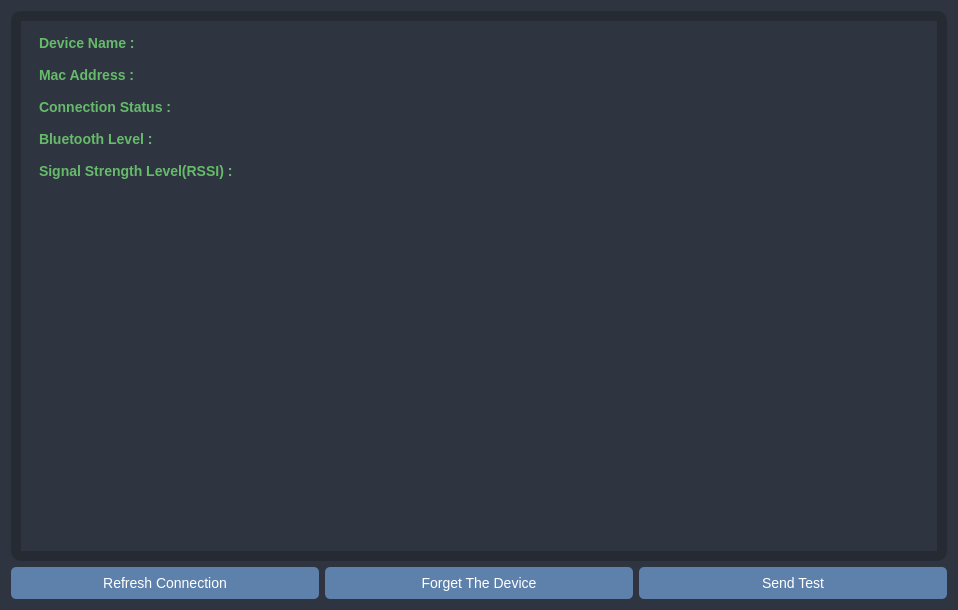
<?xml version="1.0" encoding="UTF-8"?>
<ui version="4.0">
 <class>DeviceInfo</class>
 <widget class="QWidget" name="DeviceInfo">
  <property name="geometry">
   <rect>
    <x>0</x>
    <y>0</y>
    <width>958</width>
    <height>610</height>
   </rect>
  </property>
  <property name="windowTitle">
   <string>Form</string>
  </property>
  <property name="styleSheet">
   <string notr="true">QWidget {
    background-color: #2E3440;  /* Koyu Gri */
    color: #D8DEE9;             /* Açık Beyaz */
    border: none;
    font-size: 14px;
    padding: 5px;
}

QWidget::item {
    padding: 8px;
    border-radius: 5px;
}

QWidget::item:selected {
    background-color: #88C0D0;  /* Mavi Seçim */
    color: black;
    font-weight: bold;
}</string>
  </property>
  <layout class="QGridLayout" name="gridLayout">
   <item row="1" column="2">
    <widget class="QPushButton" name="pushButton_3">
     <property name="styleSheet">
      <string notr="true">QPushButton {
    background-color: #5E81AC; /* Mavi Ton */
    color: white;
    border-radius: 5px;
    padding: 8px;
    font-size: 14px;
}

QPushButton:hover {
    background-color: #81A1C1; /* Açık Mavi */
}

QPushButton:pressed {
    background-color: #4C566A; /* Koyu Gri */
}
</string>
     </property>
     <property name="text">
      <string>Send Test</string>
     </property>
    </widget>
   </item>
   <item row="1" column="1">
    <widget class="QPushButton" name="btnForgetDevice">
     <property name="styleSheet">
      <string notr="true">QPushButton {
    background-color: #5E81AC; /* Mavi Ton */
    color: white;
    border-radius: 5px;
    padding: 8px;
    font-size: 14px;
}

QPushButton:hover {
    background-color: #81A1C1; /* Açık Mavi */
}

QPushButton:pressed {
    background-color: #4C566A; /* Koyu Gri */
}
</string>
     </property>
     <property name="text">
      <string>Forget The Device</string>
     </property>
    </widget>
   </item>
   <item row="1" column="0">
    <widget class="QPushButton" name="btnRefresh">
     <property name="styleSheet">
      <string notr="true">QPushButton {
    background-color: #5E81AC; /* Mavi Ton */
    color: white;
    border-radius: 5px;
    padding: 8px;
    font-size: 14px;
}

QPushButton:hover {
    background-color: #81A1C1; /* Açık Mavi */
}

QPushButton:pressed {
    background-color: #4C566A; /* Koyu Gri */
}
</string>
     </property>
     <property name="text">
      <string>Refresh Connection</string>
     </property>
    </widget>
   </item>
   <item row="0" column="0" colspan="3">
    <widget class="QStackedWidget" name="stackedWidget">
     <property name="styleSheet">
      <string notr="true">QStackedWidget {
    background-color: #262b33; /* Koyu gri arkaplan */
    border-radius: 10px; /* Köşeleri yuvarlak yap */
    padding: 10px; /* İç boşluk */
}

QWidget#page_baglanti {
    background-color: #1e1e1e; /* Siyah arkaplan */
    color: #ffffff; /* Beyaz yazı rengi */
    border: 2px solid #3c4450; /* Çerçeve ekle */
    border-radius: 10px;
}

QWidget#page_cihaz {
    background-color: #222831; /* Koyu mavi-gri arkaplan */
    color: #ffffff; /* Beyaz yazılar */
    border: 2px solid #3c4450;
    border-radius: 10px;
}

</string>
     </property>
     <property name="currentIndex">
      <number>0</number>
     </property>
     <widget class="QWidget" name="page_3">
      <layout class="QGridLayout" name="gridLayout_2">
       <item row="0" column="0">
        <widget class="QLabel" name="lblDeviceName">
         <property name="styleSheet">
          <string notr="true">QLabel {
    font-size: 14px;
    font-weight: bold;
    color: #66BB6A;
}
</string>
         </property>
         <property name="text">
          <string>Device Name :</string>
         </property>
        </widget>
       </item>
       <item row="1" column="0">
        <widget class="QLabel" name="lblMacAddress">
         <property name="styleSheet">
          <string notr="true">QLabel {
    font-size: 14px;
    font-weight: bold;
    color: #66BB6A;
}
</string>
         </property>
         <property name="text">
          <string>Mac Address :</string>
         </property>
        </widget>
       </item>
       <item row="2" column="0">
        <widget class="QLabel" name="lblConnectionStatus_2">
         <property name="styleSheet">
          <string notr="true">QLabel {
    font-size: 14px;
    font-weight: bold;
    color: #66BB6A;
}
</string>
         </property>
         <property name="text">
          <string>Connection Status :</string>
         </property>
        </widget>
       </item>
       <item row="3" column="0">
        <widget class="QLabel" name="lblBluetoothVersion">
         <property name="styleSheet">
          <string notr="true">QLabel {
    font-size: 14px;
    font-weight: bold;
    color: #66BB6A;
}
</string>
         </property>
         <property name="text">
          <string>Bluetooth Level :</string>
         </property>
        </widget>
       </item>
       <item row="4" column="0">
        <widget class="QLabel" name="lblSignalStrength">
         <property name="styleSheet">
          <string notr="true">QLabel {
    font-size: 14px;
    font-weight: bold;
    color: #66BB6A;
}
</string>
         </property>
         <property name="text">
          <string>Signal Strength Level(RSSI) :</string>
         </property>
        </widget>
       </item>
       <item row="5" column="0">
        <widget class="QTextEdit" name="textEditLogs">
         <property name="styleSheet">
          <string notr="true">QTextEdit {
    background-color: #2E3440; /* Koyu Gri */
    color: #A3BE8C; /* Yeşil */
    border-radius: 5px;
    padding: 5px;
}
</string>
         </property>
        </widget>
       </item>
      </layout>
     </widget>
     <widget class="QWidget" name="page_4"/>
    </widget>
   </item>
  </layout>
 </widget>
 <resources/>
 <connections/>
</ui>
